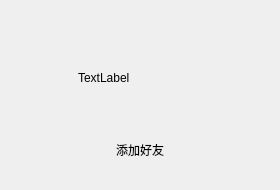
<?xml version="1.0" encoding="UTF-8"?>
<ui version="4.0">
 <class>find_success_widgetClass</class>
 <widget class="QDialog" name="find_success_widgetClass">
  <property name="geometry">
   <rect>
    <x>0</x>
    <y>0</y>
    <width>280</width>
    <height>190</height>
   </rect>
  </property>
  <property name="minimumSize">
   <size>
    <width>280</width>
    <height>190</height>
   </size>
  </property>
  <property name="maximumSize">
   <size>
    <width>280</width>
    <height>190</height>
   </size>
  </property>
  <property name="windowTitle">
   <string>find_success_widget</string>
  </property>
  <layout class="QVBoxLayout" name="verticalLayout">
   <item>
    <widget class="QWidget" name="widget_3" native="true">
     <property name="minimumSize">
      <size>
       <width>270</width>
       <height>25</height>
      </size>
     </property>
     <property name="maximumSize">
      <size>
       <width>270</width>
       <height>25</height>
      </size>
     </property>
     <layout class="QHBoxLayout" name="horizontalLayout_3">
      <property name="spacing">
       <number>0</number>
      </property>
      <property name="leftMargin">
       <number>0</number>
      </property>
      <property name="topMargin">
       <number>0</number>
      </property>
      <property name="rightMargin">
       <number>0</number>
      </property>
      <property name="bottomMargin">
       <number>0</number>
      </property>
      <item>
       <spacer name="horizontalSpacer_2">
        <property name="orientation">
         <enum>Qt::Orientation::Horizontal</enum>
        </property>
        <property name="sizeHint" stdset="0">
         <size>
          <width>40</width>
          <height>20</height>
         </size>
        </property>
       </spacer>
      </item>
      <item>
       <widget class="ClickedLabel" name="Exit">
        <property name="text">
         <string/>
        </property>
        <property name="pixmap">
         <pixmap resource="../../../OlineTalk/resources/res.qrc">:/res/tipclose.png</pixmap>
        </property>
       </widget>
      </item>
     </layout>
    </widget>
   </item>
   <item>
    <widget class="QWidget" name="widget" native="true">
     <layout class="QHBoxLayout" name="horizontalLayout">
      <item>
       <widget class="QLabel" name="friend_icon">
        <property name="minimumSize">
         <size>
          <width>50</width>
          <height>50</height>
         </size>
        </property>
        <property name="maximumSize">
         <size>
          <width>50</width>
          <height>50</height>
         </size>
        </property>
        <property name="text">
         <string/>
        </property>
       </widget>
      </item>
      <item>
       <widget class="QLabel" name="friend_name">
        <property name="text">
         <string>TextLabel</string>
        </property>
       </widget>
      </item>
      <item>
       <spacer name="horizontalSpacer">
        <property name="orientation">
         <enum>Qt::Orientation::Horizontal</enum>
        </property>
        <property name="sizeHint" stdset="0">
         <size>
          <width>125</width>
          <height>20</height>
         </size>
        </property>
       </spacer>
      </item>
     </layout>
    </widget>
   </item>
   <item>
    <widget class="QWidget" name="widget_2" native="true">
     <layout class="QHBoxLayout" name="horizontalLayout_2">
      <item>
       <widget class="QPushButton" name="add_friend_button">
        <property name="minimumSize">
         <size>
          <width>120</width>
          <height>35</height>
         </size>
        </property>
        <property name="maximumSize">
         <size>
          <width>120</width>
          <height>35</height>
         </size>
        </property>
        <property name="text">
         <string>添加好友</string>
        </property>
        <property name="default">
         <bool>false</bool>
        </property>
        <property name="flat">
         <bool>true</bool>
        </property>
       </widget>
      </item>
     </layout>
    </widget>
   </item>
  </layout>
 </widget>
 <layoutdefault spacing="6" margin="11"/>
 <customwidgets>
  <customwidget>
   <class>ClickedLabel</class>
   <extends>QLabel</extends>
   <header location="global">ClickedLabel.h</header>
  </customwidget>
 </customwidgets>
 <resources>
  <include location="../../../OlineTalk/resources/res.qrc"/>
 </resources>
 <connections/>
</ui>
